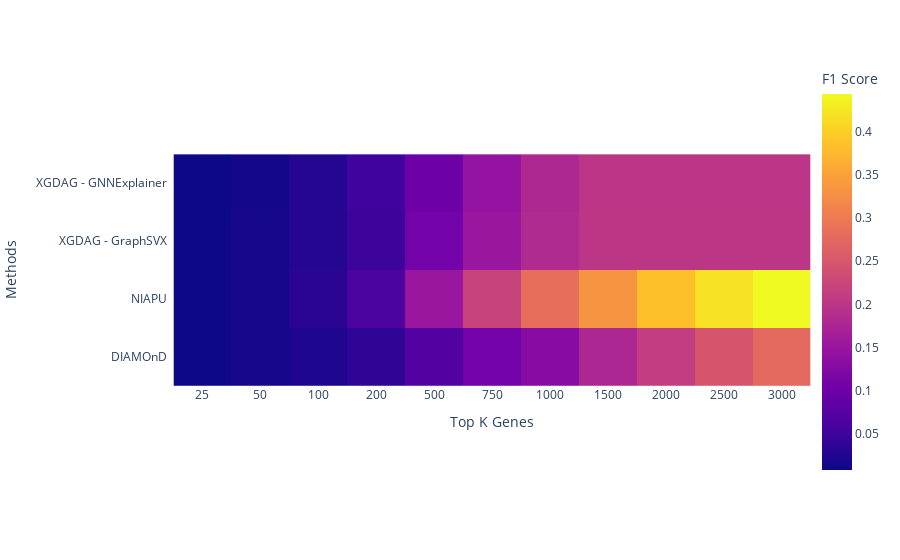
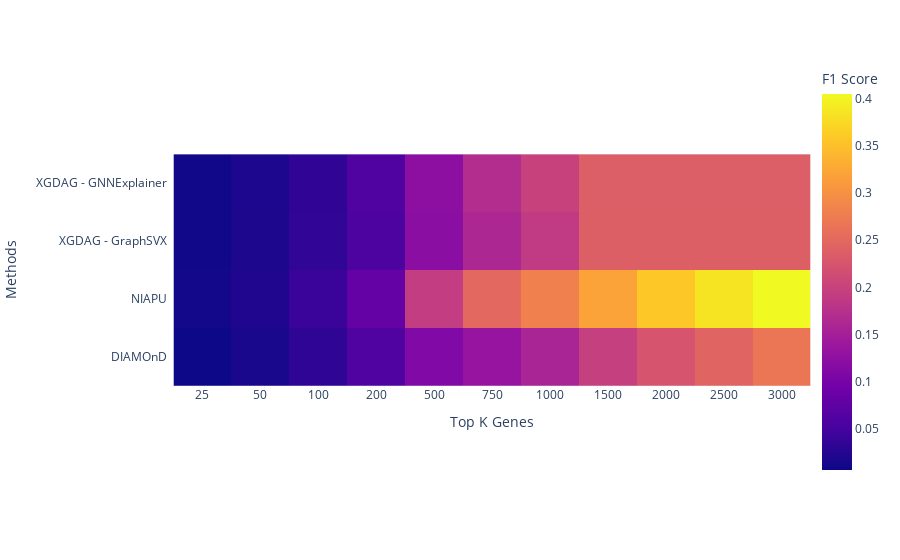
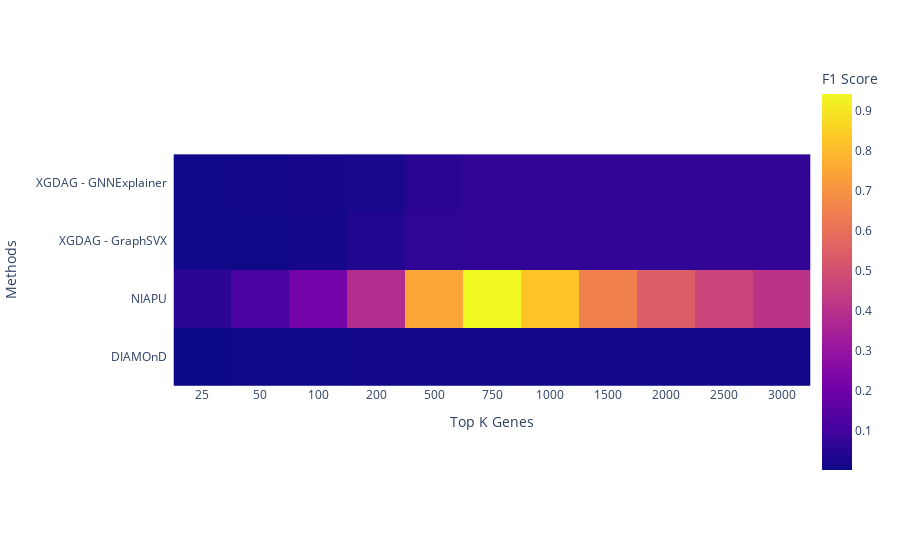
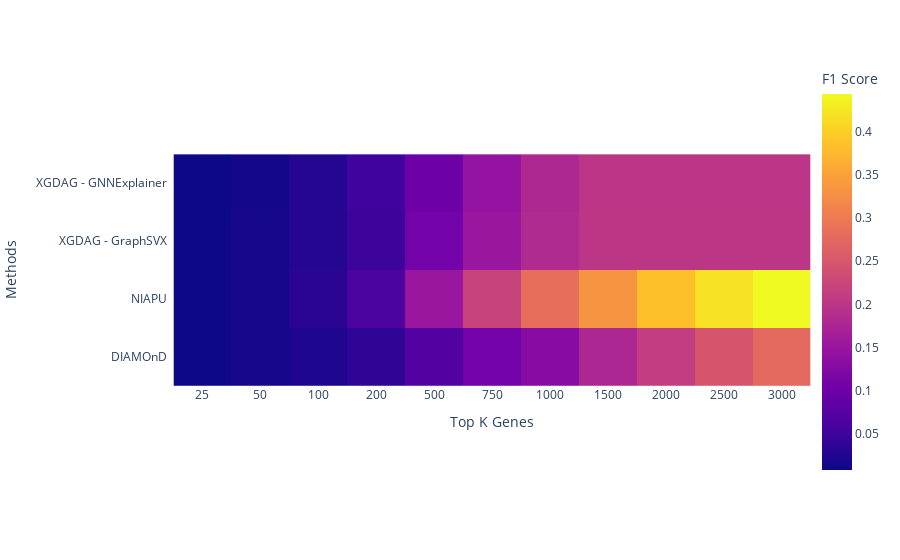

Source (notebook cell) for these figures, in order:
### Code cell
# HEATMAPS
format = 'eps'
metric = 'F1'

DISEASE_NAMES.append(DISEASE_NAMES[0])

for DISEASE_NAME in DISEASE_NAMES:
    data = []
    print(DISEASE_NAME)

    for METHOD in COMPARE_METHODS:
        data.append(disease_method_metric_d[DISEASE_NAME][METHOD][metric])
        
    fig = px.imshow(data,
            labels=dict(x='Top K Genes', y='Methods', color='F1 Score'),
            x = [str(x) for x in ratios_to_validate],
            y = COMPARE_METHODS)
    
    fig.update_layout(coloraxis_colorbar_x=1)
    fig.update_yaxes(ticksuffix = "  ")

    fig.show()
    # uncomment to save images
    # pio.write_image(fig, 'Images/'+format.upper()+'/'+DISEASE_NAME+'_'+metric+'.'+format, scale=1)

### Figure 1 — Plotly figure (JSON) as saved in the notebook; plotly's stock layout.template omitted (floating-point values rounded to 4 significant figures)
{"data": [{"coloraxis": "coloraxis", "hovertemplate": "Top K Genes: %{x}<br>Methods: %{y}<br>F1 Score: %{z}<extra></extra>", "name": "0", "type": "heatmap", "x": ["25", "50", "100", "200", "500", "750", "1000", "1500", "2000", "2500", "3000"], "xaxis": "x", "y": ["XGDAG - GNNExplainer", "XGDAG - GraphSVX", "NIAPU", "DIAMOnD"], "yaxis": "y", "z": [[0.007865, 0.01469, 0.02752, 0.05225, 0.09912, 0.1444, 0.1797, 0.2006, 0.2006, 0.2006, 0.2006], [0.008193, 0.01534, 0.02784, 0.04906, 0.1064, 0.152, 0.1828, 0.2009, 0.2009, 0.2009, 0.2009], [0.008193, 0.01632, 0.03237, 0.06371, 0.152, 0.2197, 0.2826, 0.3331, 0.3838, 0.4192, 0.4439], [0.007865, 0.01534, 0.02396, 0.03664, 0.07054, 0.106, 0.13, 0.1779, 0.2102, 0.2478, 0.2758]]}], "layout": {"coloraxis": {"colorbar": {"title": {"text": "F1 Score"}, "x": 1}, "colorscale": [[0, "#0d0887"], [0.1111, "#46039f"], [0.2222, "#7201a8"], [0.3333, "#9c179e"], [0.4444, "#bd3786"], [0.5556, "#d8576b"], [0.6667, "#ed7953"], [0.7778, "#fb9f3a"], [0.8889, "#fdca26"], [1, "#f0f921"]]}, "margin": {"t": 60}, "xaxis": {"anchor": "y", "constrain": "domain", "domain": [0, 1], "scaleanchor": "y", "title": {"text": "Top K Genes"}}, "yaxis": {"anchor": "x", "autorange": "reversed", "constrain": "domain", "domain": [0, 1], "ticksuffix": "  ", "title": {"text": "Methods"}}}}

### Figure 2 — Plotly figure (JSON) as saved in the notebook; plotly's stock layout.template omitted (floating-point values rounded to 4 significant figures)
{"data": [{"coloraxis": "coloraxis", "hovertemplate": "Top K Genes: %{x}<br>Methods: %{y}<br>F1 Score: %{z}<extra></extra>", "name": "0", "type": "heatmap", "x": ["25", "50", "100", "200", "500", "750", "1000", "1500", "2000", "2500", "3000"], "xaxis": "x", "y": ["XGDAG - GNNExplainer", "XGDAG - GraphSVX", "NIAPU", "DIAMOnD"], "yaxis": "y", "z": [[0.008883, 0.01851, 0.03373, 0.06037, 0.1238, 0.1694, 0.1992, 0.2373, 0.2373, 0.2373, 0.2373], [0.008883, 0.01767, 0.03415, 0.05792, 0.1215, 0.161, 0.189, 0.2376, 0.2376, 0.2376, 0.2376], [0.01058, 0.02104, 0.04164, 0.08158, 0.1922, 0.2505, 0.2809, 0.3192, 0.3572, 0.3851, 0.405], [0.006345, 0.01599, 0.03248, 0.06078, 0.1103, 0.1324, 0.1571, 0.1967, 0.2238, 0.2452, 0.2687]]}], "layout": {"coloraxis": {"colorbar": {"title": {"text": "F1 Score"}, "x": 1}, "colorscale": [[0, "#0d0887"], [0.1111, "#46039f"], [0.2222, "#7201a8"], [0.3333, "#9c179e"], [0.4444, "#bd3786"], [0.5556, "#d8576b"], [0.6667, "#ed7953"], [0.7778, "#fb9f3a"], [0.8889, "#fdca26"], [1, "#f0f921"]]}, "margin": {"t": 60}, "xaxis": {"anchor": "y", "constrain": "domain", "domain": [0, 1], "scaleanchor": "y", "title": {"text": "Top K Genes"}}, "yaxis": {"anchor": "x", "autorange": "reversed", "constrain": "domain", "domain": [0, 1], "ticksuffix": "  ", "title": {"text": "Methods"}}}}

### Figure 3 — Plotly figure (JSON) as saved in the notebook; plotly's stock layout.template omitted (floating-point values rounded to 4 significant figures)
{"data": [{"coloraxis": "coloraxis", "hovertemplate": "Top K Genes: %{x}<br>Methods: %{y}<br>F1 Score: %{z}<extra></extra>", "name": "0", "type": "heatmap", "x": ["25", "50", "100", "200", "500", "750", "1000", "1500", "2000", "2500", "3000"], "xaxis": "x", "y": ["XGDAG - GNNExplainer", "XGDAG - GraphSVX", "NIAPU", "DIAMOnD"], "yaxis": "y", "z": [[0.006977, 0.01356, 0.01925, 0.02512, 0.05543, 0.07254, 0.07254, 0.07254, 0.07254, 0.07254, 0.07254], [0.009302, 0.00904, 0.01711, 0.03865, 0.06292, 0.07263, 0.07263, 0.07263, 0.07263, 0.07263, 0.07263], [0.05814, 0.113, 0.2139, 0.3865, 0.7491, 0.9413, 0.8196, 0.6501, 0.5432, 0.466, 0.4068], [0.002326, 0.00904, 0.008556, 0.01353, 0.01199, 0.01136, 0.01077, 0.01077, 0.01077, 0.01077, 0.01077]]}], "layout": {"coloraxis": {"colorbar": {"title": {"text": "F1 Score"}, "x": 1}, "colorscale": [[0, "#0d0887"], [0.1111, "#46039f"], [0.2222, "#7201a8"], [0.3333, "#9c179e"], [0.4444, "#bd3786"], [0.5556, "#d8576b"], [0.6667, "#ed7953"], [0.7778, "#fb9f3a"], [0.8889, "#fdca26"], [1, "#f0f921"]]}, "margin": {"t": 60}, "xaxis": {"anchor": "y", "constrain": "domain", "domain": [0, 1], "scaleanchor": "y", "title": {"text": "Top K Genes"}}, "yaxis": {"anchor": "x", "autorange": "reversed", "constrain": "domain", "domain": [0, 1], "ticksuffix": "  ", "title": {"text": "Methods"}}}}

### Figure 4 — Plotly figure (JSON) as saved in the notebook; plotly's stock layout.template omitted (floating-point values rounded to 4 significant figures)
{"data": [{"coloraxis": "coloraxis", "hovertemplate": "Top K Genes: %{x}<br>Methods: %{y}<br>F1 Score: %{z}<extra></extra>", "name": "0", "type": "heatmap", "x": ["25", "50", "100", "200", "500", "750", "1000", "1500", "2000", "2500", "3000"], "xaxis": "x", "y": ["XGDAG - GNNExplainer", "XGDAG - GraphSVX", "NIAPU", "DIAMOnD"], "yaxis": "y", "z": [[0.007865, 0.01469, 0.02752, 0.05225, 0.09912, 0.1444, 0.1797, 0.2006, 0.2006, 0.2006, 0.2006], [0.008193, 0.01534, 0.02784, 0.04906, 0.1064, 0.152, 0.1828, 0.2009, 0.2009, 0.2009, 0.2009], [0.008193, 0.01632, 0.03237, 0.06371, 0.152, 0.2197, 0.2826, 0.3331, 0.3838, 0.4192, 0.4439], [0.007865, 0.01534, 0.02396, 0.03664, 0.07054, 0.106, 0.13, 0.1779, 0.2102, 0.2478, 0.2758]]}], "layout": {"coloraxis": {"colorbar": {"title": {"text": "F1 Score"}, "x": 1}, "colorscale": [[0, "#0d0887"], [0.1111, "#46039f"], [0.2222, "#7201a8"], [0.3333, "#9c179e"], [0.4444, "#bd3786"], [0.5556, "#d8576b"], [0.6667, "#ed7953"], [0.7778, "#fb9f3a"], [0.8889, "#fdca26"], [1, "#f0f921"]]}, "margin": {"t": 60}, "xaxis": {"anchor": "y", "constrain": "domain", "domain": [0, 1], "scaleanchor": "y", "title": {"text": "Top K Genes"}}, "yaxis": {"anchor": "x", "autorange": "reversed", "constrain": "domain", "domain": [0, 1], "ticksuffix": "  ", "title": {"text": "Methods"}}}}
